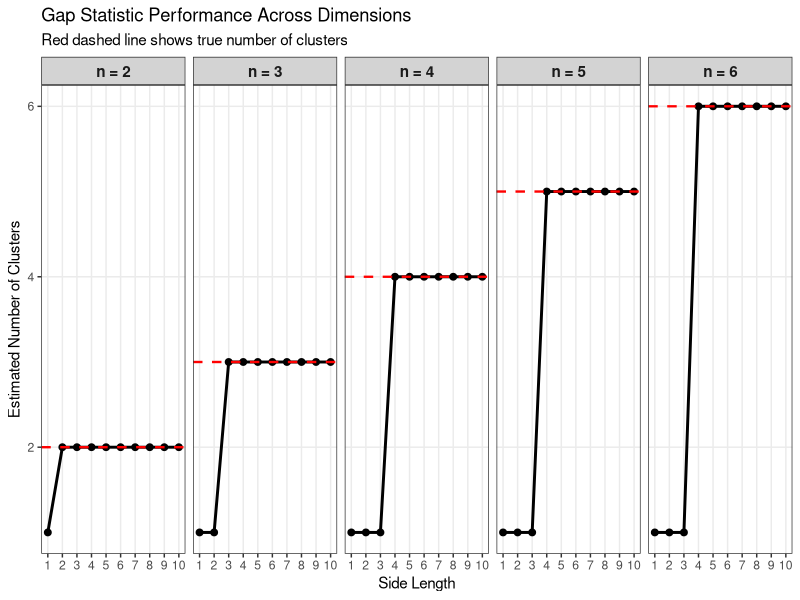
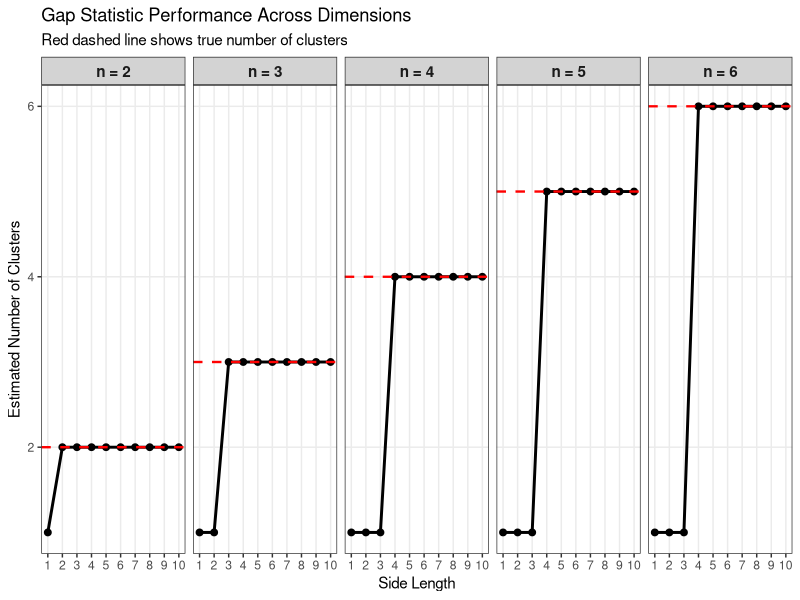

Generate these figures, in order, with R:
library(tidyverse)
library(ggplot2)
# non interactive run
pdf(NULL)

results_long <- read_csv("task1_data.csv")
# Create the plot
ggplot(results_long, aes(x = side_length, y = optimal_k)) +
  geom_line(linewidth = 1) +
  geom_point(size = 2) +
  geom_hline(aes(yintercept = dimensions), 
             linetype = "dashed", 
             color = "red", 
             linewidth = 0.8) +
  facet_wrap(~ dimensions, nrow = 1, ncol = 5,
             labeller = labeller(dimensions = function(x) paste("n =", x))) +
  scale_x_continuous(breaks = 1:10) +
  labs(
    x = "Side Length",
    y = "Estimated Number of Clusters",
    title = "Gap Statistic Performance Across Dimensions",
    subtitle = "Red dashed line shows true number of clusters"
  ) +
  theme_bw() +
  theme(
    strip.background = element_rect(fill = "lightgray"),
    strip.text = element_text(size = 11, face = "bold"),
    panel.grid.minor = element_blank()
  )

# Save the plot
ggsave("task1_figure.pdf", width = 10, height = 5)